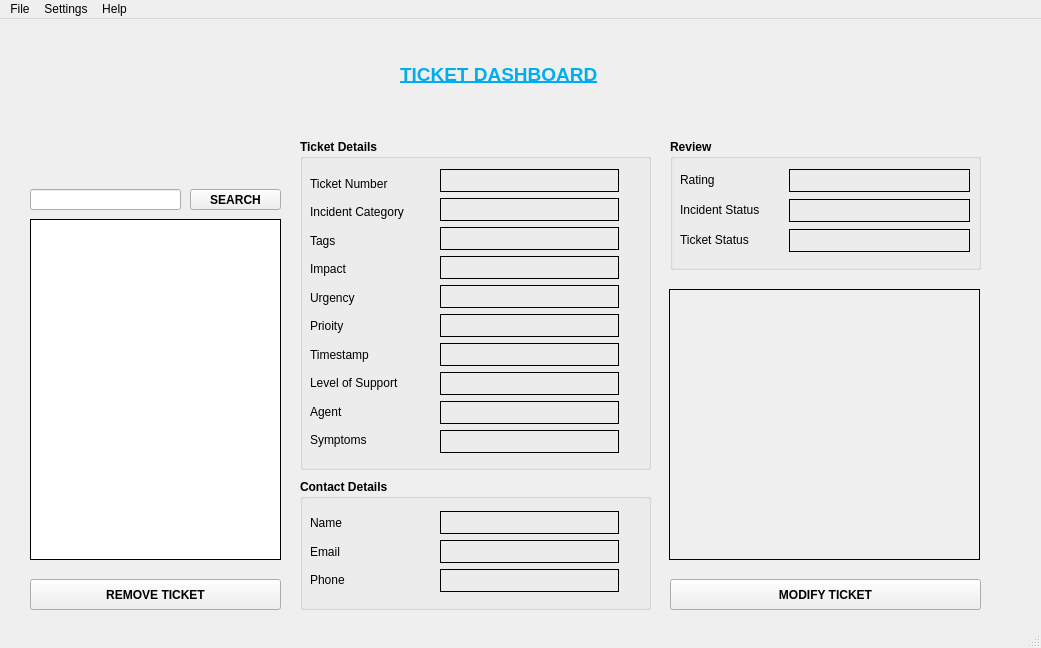
<?xml version="1.0" encoding="UTF-8"?>
<ui version="4.0">
 <class>MainWindow</class>
 <widget class="QMainWindow" name="MainWindow">
  <property name="geometry">
   <rect>
    <x>0</x>
    <y>0</y>
    <width>1041</width>
    <height>648</height>
   </rect>
  </property>
  <property name="windowTitle">
   <string>Ticket Dashboard</string>
  </property>
  <property name="windowIcon">
   <iconset resource="images.qrc">
    <normaloff>:/new/res/images/BitTicketLogo.png</normaloff>:/new/res/images/BitTicketLogo.png</iconset>
  </property>
  <widget class="QWidget" name="centralwidget">
   <widget class="QGroupBox" name="groupBox_3">
    <property name="geometry">
     <rect>
      <x>670</x>
      <y>120</y>
      <width>311</width>
      <height>131</height>
     </rect>
    </property>
    <property name="font">
     <font>
      <bold>true</bold>
     </font>
    </property>
    <property name="title">
     <string>Review</string>
    </property>
    <widget class="QLabel" name="lb_rating">
     <property name="geometry">
      <rect>
       <x>10</x>
       <y>30</y>
       <width>111</width>
       <height>21</height>
      </rect>
     </property>
     <property name="font">
      <font>
       <bold>false</bold>
      </font>
     </property>
     <property name="text">
      <string>Rating</string>
     </property>
    </widget>
    <widget class="QLabel" name="lb_display_rating">
     <property name="geometry">
      <rect>
       <x>119</x>
       <y>30</y>
       <width>181</width>
       <height>23</height>
      </rect>
     </property>
     <property name="font">
      <font>
       <bold>false</bold>
      </font>
     </property>
     <property name="frameShape">
      <enum>QFrame::Panel</enum>
     </property>
     <property name="frameShadow">
      <enum>QFrame::Plain</enum>
     </property>
     <property name="text">
      <string/>
     </property>
    </widget>
    <widget class="QLabel" name="lb_total_closed">
     <property name="geometry">
      <rect>
       <x>10</x>
       <y>60</y>
       <width>111</width>
       <height>22</height>
      </rect>
     </property>
     <property name="font">
      <font>
       <bold>false</bold>
      </font>
     </property>
     <property name="text">
      <string>Incident Status</string>
     </property>
    </widget>
    <widget class="QLabel" name="lb_total_solved">
     <property name="geometry">
      <rect>
       <x>10</x>
       <y>90</y>
       <width>111</width>
       <height>21</height>
      </rect>
     </property>
     <property name="font">
      <font>
       <bold>false</bold>
      </font>
     </property>
     <property name="text">
      <string>Ticket Status </string>
     </property>
    </widget>
    <widget class="QLabel" name="lb_display_Incstatus">
     <property name="geometry">
      <rect>
       <x>119</x>
       <y>60</y>
       <width>181</width>
       <height>23</height>
      </rect>
     </property>
     <property name="font">
      <font>
       <bold>false</bold>
      </font>
     </property>
     <property name="frameShape">
      <enum>QFrame::Panel</enum>
     </property>
     <property name="frameShadow">
      <enum>QFrame::Plain</enum>
     </property>
     <property name="text">
      <string/>
     </property>
    </widget>
    <widget class="QLabel" name="lb_display_Tickstatus">
     <property name="geometry">
      <rect>
       <x>119</x>
       <y>90</y>
       <width>181</width>
       <height>23</height>
      </rect>
     </property>
     <property name="font">
      <font>
       <bold>false</bold>
      </font>
     </property>
     <property name="frameShape">
      <enum>QFrame::Panel</enum>
     </property>
     <property name="frameShadow">
      <enum>QFrame::Plain</enum>
     </property>
     <property name="text">
      <string/>
     </property>
    </widget>
   </widget>
   <widget class="QPushButton" name="pb_remove">
    <property name="geometry">
     <rect>
      <x>30</x>
      <y>560</y>
      <width>251</width>
      <height>31</height>
     </rect>
    </property>
    <property name="font">
     <font>
      <bold>true</bold>
     </font>
    </property>
    <property name="text">
     <string>REMOVE TICKET</string>
    </property>
   </widget>
   <widget class="QLabel" name="label">
    <property name="geometry">
     <rect>
      <x>400</x>
      <y>40</y>
      <width>221</width>
      <height>30</height>
     </rect>
    </property>
    <property name="font">
     <font>
      <pointsize>14</pointsize>
      <bold>true</bold>
      <underline>true</underline>
      <strikeout>false</strikeout>
     </font>
    </property>
    <property name="autoFillBackground">
     <bool>false</bool>
    </property>
    <property name="styleSheet">
     <string notr="true">color: rgb(2, 173, 237);</string>
    </property>
    <property name="frameShape">
     <enum>QFrame::NoFrame</enum>
    </property>
    <property name="frameShadow">
     <enum>QFrame::Plain</enum>
    </property>
    <property name="text">
     <string>TICKET DASHBOARD</string>
    </property>
    <property name="textFormat">
     <enum>Qt::PlainText</enum>
    </property>
   </widget>
   <widget class="QListWidget" name="lst_tickets">
    <property name="geometry">
     <rect>
      <x>30</x>
      <y>200</y>
      <width>251</width>
      <height>341</height>
     </rect>
    </property>
    <property name="toolTip">
     <string>&lt;html&gt;&lt;head/&gt;&lt;body&gt;&lt;p&gt;List of Tickets&lt;/p&gt;&lt;/body&gt;&lt;/html&gt;</string>
    </property>
    <property name="frameShape">
     <enum>QFrame::Box</enum>
    </property>
    <property name="frameShadow">
     <enum>QFrame::Plain</enum>
    </property>
    <property name="lineWidth">
     <number>1</number>
    </property>
   </widget>
   <widget class="QPushButton" name="pb_modify">
    <property name="geometry">
     <rect>
      <x>670</x>
      <y>560</y>
      <width>311</width>
      <height>31</height>
     </rect>
    </property>
    <property name="font">
     <font>
      <bold>true</bold>
     </font>
    </property>
    <property name="text">
     <string>MODIFY TICKET</string>
    </property>
   </widget>
   <widget class="QGroupBox" name="groupBox">
    <property name="geometry">
     <rect>
      <x>300</x>
      <y>120</y>
      <width>351</width>
      <height>331</height>
     </rect>
    </property>
    <property name="font">
     <font>
      <bold>true</bold>
     </font>
    </property>
    <property name="title">
     <string>Ticket Details</string>
    </property>
    <property name="flat">
     <bool>false</bool>
    </property>
    <widget class="QLabel" name="label_14">
     <property name="geometry">
      <rect>
       <x>10</x>
       <y>290</y>
       <width>129</width>
       <height>22</height>
      </rect>
     </property>
     <property name="font">
      <font>
       <bold>false</bold>
      </font>
     </property>
     <property name="text">
      <string>Symptoms</string>
     </property>
    </widget>
    <widget class="QLabel" name="lb_level_support">
     <property name="geometry">
      <rect>
       <x>10</x>
       <y>233</y>
       <width>129</width>
       <height>22</height>
      </rect>
     </property>
     <property name="font">
      <font>
       <bold>false</bold>
      </font>
     </property>
     <property name="text">
      <string>Level of Support</string>
     </property>
    </widget>
    <widget class="QLabel" name="lb_ticket_num">
     <property name="geometry">
      <rect>
       <x>10</x>
       <y>33</y>
       <width>129</width>
       <height>23</height>
      </rect>
     </property>
     <property name="font">
      <font>
       <bold>false</bold>
      </font>
     </property>
     <property name="text">
      <string>Ticket Number</string>
     </property>
    </widget>
    <widget class="QLabel" name="lb_timestamp">
     <property name="geometry">
      <rect>
       <x>10</x>
       <y>204</y>
       <width>129</width>
       <height>23</height>
      </rect>
     </property>
     <property name="font">
      <font>
       <bold>false</bold>
      </font>
     </property>
     <property name="text">
      <string>Timestamp</string>
     </property>
    </widget>
    <widget class="QLabel" name="label_3">
     <property name="geometry">
      <rect>
       <x>10</x>
       <y>261</y>
       <width>129</width>
       <height>23</height>
      </rect>
     </property>
     <property name="font">
      <font>
       <bold>false</bold>
      </font>
     </property>
     <property name="text">
      <string>Agent</string>
     </property>
    </widget>
    <widget class="QLabel" name="lb_priority">
     <property name="geometry">
      <rect>
       <x>10</x>
       <y>176</y>
       <width>129</width>
       <height>22</height>
      </rect>
     </property>
     <property name="font">
      <font>
       <bold>false</bold>
      </font>
     </property>
     <property name="text">
      <string>Prioity</string>
     </property>
    </widget>
    <widget class="QLabel" name="lb_impact">
     <property name="geometry">
      <rect>
       <x>10</x>
       <y>119</y>
       <width>129</width>
       <height>22</height>
      </rect>
     </property>
     <property name="font">
      <font>
       <bold>false</bold>
      </font>
     </property>
     <property name="text">
      <string>Impact</string>
     </property>
    </widget>
    <widget class="QLabel" name="lb_urgency">
     <property name="geometry">
      <rect>
       <x>10</x>
       <y>147</y>
       <width>129</width>
       <height>23</height>
      </rect>
     </property>
     <property name="font">
      <font>
       <bold>false</bold>
      </font>
     </property>
     <property name="text">
      <string>Urgency</string>
     </property>
    </widget>
    <widget class="QLabel" name="lb_incident_cat">
     <property name="geometry">
      <rect>
       <x>10</x>
       <y>62</y>
       <width>129</width>
       <height>22</height>
      </rect>
     </property>
     <property name="font">
      <font>
       <bold>false</bold>
      </font>
     </property>
     <property name="text">
      <string>Incident Category</string>
     </property>
    </widget>
    <widget class="QLabel" name="lb_tags">
     <property name="geometry">
      <rect>
       <x>10</x>
       <y>90</y>
       <width>129</width>
       <height>23</height>
      </rect>
     </property>
     <property name="font">
      <font>
       <bold>false</bold>
      </font>
     </property>
     <property name="text">
      <string>Tags</string>
     </property>
    </widget>
    <widget class="QLabel" name="lb_display_ticketnum">
     <property name="geometry">
      <rect>
       <x>140</x>
       <y>30</y>
       <width>179</width>
       <height>23</height>
      </rect>
     </property>
     <property name="font">
      <font>
       <bold>false</bold>
      </font>
     </property>
     <property name="toolTip">
      <string>&lt;html&gt;&lt;head/&gt;&lt;body&gt;&lt;p&gt;Ticket Number&lt;/p&gt;&lt;/body&gt;&lt;/html&gt;</string>
     </property>
     <property name="frameShape">
      <enum>QFrame::Box</enum>
     </property>
     <property name="frameShadow">
      <enum>QFrame::Plain</enum>
     </property>
     <property name="lineWidth">
      <number>1</number>
     </property>
     <property name="midLineWidth">
      <number>3</number>
     </property>
     <property name="text">
      <string/>
     </property>
    </widget>
    <widget class="QLabel" name="lb_display_symptoms">
     <property name="geometry">
      <rect>
       <x>140</x>
       <y>291</y>
       <width>179</width>
       <height>23</height>
      </rect>
     </property>
     <property name="font">
      <font>
       <bold>false</bold>
      </font>
     </property>
     <property name="frameShape">
      <enum>QFrame::Box</enum>
     </property>
     <property name="frameShadow">
      <enum>QFrame::Plain</enum>
     </property>
     <property name="lineWidth">
      <number>1</number>
     </property>
     <property name="midLineWidth">
      <number>3</number>
     </property>
     <property name="text">
      <string/>
     </property>
    </widget>
    <widget class="QLabel" name="lb_display_Agent">
     <property name="geometry">
      <rect>
       <x>140</x>
       <y>262</y>
       <width>179</width>
       <height>23</height>
      </rect>
     </property>
     <property name="font">
      <font>
       <bold>false</bold>
      </font>
     </property>
     <property name="frameShape">
      <enum>QFrame::Box</enum>
     </property>
     <property name="frameShadow">
      <enum>QFrame::Plain</enum>
     </property>
     <property name="lineWidth">
      <number>1</number>
     </property>
     <property name="midLineWidth">
      <number>3</number>
     </property>
     <property name="text">
      <string/>
     </property>
    </widget>
    <widget class="QLabel" name="lb_display_timestamp">
     <property name="geometry">
      <rect>
       <x>140</x>
       <y>204</y>
       <width>179</width>
       <height>23</height>
      </rect>
     </property>
     <property name="font">
      <font>
       <bold>false</bold>
      </font>
     </property>
     <property name="frameShape">
      <enum>QFrame::Box</enum>
     </property>
     <property name="frameShadow">
      <enum>QFrame::Plain</enum>
     </property>
     <property name="lineWidth">
      <number>1</number>
     </property>
     <property name="midLineWidth">
      <number>3</number>
     </property>
     <property name="text">
      <string/>
     </property>
    </widget>
    <widget class="QLabel" name="lb_display_levelsupport">
     <property name="geometry">
      <rect>
       <x>140</x>
       <y>233</y>
       <width>179</width>
       <height>23</height>
      </rect>
     </property>
     <property name="font">
      <font>
       <bold>false</bold>
      </font>
     </property>
     <property name="frameShape">
      <enum>QFrame::Box</enum>
     </property>
     <property name="frameShadow">
      <enum>QFrame::Plain</enum>
     </property>
     <property name="lineWidth">
      <number>1</number>
     </property>
     <property name="midLineWidth">
      <number>3</number>
     </property>
     <property name="text">
      <string/>
     </property>
    </widget>
    <widget class="QLabel" name="lb_display_Incidentcat">
     <property name="geometry">
      <rect>
       <x>140</x>
       <y>59</y>
       <width>179</width>
       <height>23</height>
      </rect>
     </property>
     <property name="font">
      <font>
       <bold>false</bold>
      </font>
     </property>
     <property name="frameShape">
      <enum>QFrame::Box</enum>
     </property>
     <property name="frameShadow">
      <enum>QFrame::Plain</enum>
     </property>
     <property name="lineWidth">
      <number>1</number>
     </property>
     <property name="midLineWidth">
      <number>3</number>
     </property>
     <property name="text">
      <string/>
     </property>
    </widget>
    <widget class="QLabel" name="lb_display_impact">
     <property name="geometry">
      <rect>
       <x>140</x>
       <y>117</y>
       <width>179</width>
       <height>23</height>
      </rect>
     </property>
     <property name="font">
      <font>
       <bold>false</bold>
      </font>
     </property>
     <property name="frameShape">
      <enum>QFrame::Box</enum>
     </property>
     <property name="frameShadow">
      <enum>QFrame::Plain</enum>
     </property>
     <property name="lineWidth">
      <number>1</number>
     </property>
     <property name="midLineWidth">
      <number>3</number>
     </property>
     <property name="text">
      <string/>
     </property>
    </widget>
    <widget class="QLabel" name="lb_display_priority">
     <property name="geometry">
      <rect>
       <x>140</x>
       <y>175</y>
       <width>179</width>
       <height>23</height>
      </rect>
     </property>
     <property name="font">
      <font>
       <bold>false</bold>
      </font>
     </property>
     <property name="frameShape">
      <enum>QFrame::Box</enum>
     </property>
     <property name="frameShadow">
      <enum>QFrame::Plain</enum>
     </property>
     <property name="lineWidth">
      <number>1</number>
     </property>
     <property name="midLineWidth">
      <number>3</number>
     </property>
     <property name="text">
      <string/>
     </property>
    </widget>
    <widget class="QLabel" name="lb_display_tags">
     <property name="geometry">
      <rect>
       <x>140</x>
       <y>88</y>
       <width>179</width>
       <height>23</height>
      </rect>
     </property>
     <property name="font">
      <font>
       <bold>false</bold>
      </font>
     </property>
     <property name="frameShape">
      <enum>QFrame::Box</enum>
     </property>
     <property name="frameShadow">
      <enum>QFrame::Plain</enum>
     </property>
     <property name="lineWidth">
      <number>1</number>
     </property>
     <property name="midLineWidth">
      <number>3</number>
     </property>
     <property name="text">
      <string/>
     </property>
    </widget>
    <widget class="QLabel" name="lb_display_urgency">
     <property name="geometry">
      <rect>
       <x>140</x>
       <y>146</y>
       <width>179</width>
       <height>23</height>
      </rect>
     </property>
     <property name="font">
      <font>
       <bold>false</bold>
      </font>
     </property>
     <property name="frameShape">
      <enum>QFrame::Box</enum>
     </property>
     <property name="frameShadow">
      <enum>QFrame::Plain</enum>
     </property>
     <property name="lineWidth">
      <number>1</number>
     </property>
     <property name="midLineWidth">
      <number>3</number>
     </property>
     <property name="text">
      <string/>
     </property>
    </widget>
   </widget>
   <widget class="QGroupBox" name="groupBox_2">
    <property name="geometry">
     <rect>
      <x>300</x>
      <y>460</y>
      <width>351</width>
      <height>131</height>
     </rect>
    </property>
    <property name="font">
     <font>
      <bold>true</bold>
     </font>
    </property>
    <property name="title">
     <string>Contact Details</string>
    </property>
    <widget class="QLabel" name="lb_display_phone">
     <property name="geometry">
      <rect>
       <x>140</x>
       <y>90</y>
       <width>179</width>
       <height>23</height>
      </rect>
     </property>
     <property name="font">
      <font>
       <bold>false</bold>
      </font>
     </property>
     <property name="frameShape">
      <enum>QFrame::Box</enum>
     </property>
     <property name="frameShadow">
      <enum>QFrame::Plain</enum>
     </property>
     <property name="lineWidth">
      <number>1</number>
     </property>
     <property name="midLineWidth">
      <number>3</number>
     </property>
     <property name="text">
      <string/>
     </property>
    </widget>
    <widget class="QLabel" name="lb_display_email">
     <property name="geometry">
      <rect>
       <x>140</x>
       <y>61</y>
       <width>179</width>
       <height>23</height>
      </rect>
     </property>
     <property name="font">
      <font>
       <bold>false</bold>
      </font>
     </property>
     <property name="frameShape">
      <enum>QFrame::Box</enum>
     </property>
     <property name="frameShadow">
      <enum>QFrame::Plain</enum>
     </property>
     <property name="lineWidth">
      <number>1</number>
     </property>
     <property name="midLineWidth">
      <number>3</number>
     </property>
     <property name="text">
      <string/>
     </property>
    </widget>
    <widget class="QLabel" name="lb_display_name">
     <property name="geometry">
      <rect>
       <x>140</x>
       <y>32</y>
       <width>179</width>
       <height>23</height>
      </rect>
     </property>
     <property name="font">
      <font>
       <bold>false</bold>
      </font>
     </property>
     <property name="frameShape">
      <enum>QFrame::Box</enum>
     </property>
     <property name="frameShadow">
      <enum>QFrame::Plain</enum>
     </property>
     <property name="lineWidth">
      <number>1</number>
     </property>
     <property name="midLineWidth">
      <number>3</number>
     </property>
     <property name="text">
      <string/>
     </property>
    </widget>
    <widget class="QLabel" name="lb_phone">
     <property name="geometry">
      <rect>
       <x>10</x>
       <y>90</y>
       <width>59</width>
       <height>22</height>
      </rect>
     </property>
     <property name="font">
      <font>
       <bold>false</bold>
      </font>
     </property>
     <property name="text">
      <string>Phone</string>
     </property>
    </widget>
    <widget class="QLabel" name="lb_email">
     <property name="geometry">
      <rect>
       <x>10</x>
       <y>61</y>
       <width>59</width>
       <height>23</height>
      </rect>
     </property>
     <property name="font">
      <font>
       <bold>false</bold>
      </font>
     </property>
     <property name="text">
      <string>Email</string>
     </property>
    </widget>
    <widget class="QLabel" name="lb_name">
     <property name="geometry">
      <rect>
       <x>10</x>
       <y>33</y>
       <width>59</width>
       <height>22</height>
      </rect>
     </property>
     <property name="font">
      <font>
       <bold>false</bold>
      </font>
     </property>
     <property name="text">
      <string>Name</string>
     </property>
    </widget>
   </widget>
   <widget class="QLabel" name="label_2">
    <property name="geometry">
     <rect>
      <x>40</x>
      <y>10</y>
      <width>231</width>
      <height>141</height>
     </rect>
    </property>
    <property name="font">
     <font>
      <pointsize>14</pointsize>
      <bold>true</bold>
     </font>
    </property>
    <property name="styleSheet">
     <string notr="true">image: url(:/new/res/images/BitTicketLogo.png);</string>
    </property>
    <property name="text">
     <string/>
    </property>
   </widget>
   <widget class="QLineEdit" name="lineEdit">
    <property name="geometry">
     <rect>
      <x>30</x>
      <y>170</y>
      <width>151</width>
      <height>21</height>
     </rect>
    </property>
    <property name="frame">
     <bool>true</bool>
    </property>
   </widget>
   <widget class="QPushButton" name="pushButton">
    <property name="geometry">
     <rect>
      <x>190</x>
      <y>170</y>
      <width>91</width>
      <height>21</height>
     </rect>
    </property>
    <property name="font">
     <font>
      <bold>true</bold>
     </font>
    </property>
    <property name="text">
     <string>SEARCH</string>
    </property>
   </widget>
   <widget class="QLabel" name="lblImage">
    <property name="geometry">
     <rect>
      <x>669</x>
      <y>270</y>
      <width>311</width>
      <height>271</height>
     </rect>
    </property>
    <property name="frameShape">
     <enum>QFrame::Panel</enum>
    </property>
    <property name="text">
     <string/>
    </property>
   </widget>
  </widget>
  <widget class="QMenuBar" name="menubar">
   <property name="geometry">
    <rect>
     <x>0</x>
     <y>0</y>
     <width>1041</width>
     <height>22</height>
    </rect>
   </property>
   <widget class="QMenu" name="menuFile">
    <property name="title">
     <string>File</string>
    </property>
    <addaction name="actionNew"/>
    <addaction name="actionLoad"/>
    <addaction name="actionSave"/>
    <addaction name="actionModify_Ticket"/>
    <addaction name="actionExit"/>
   </widget>
   <widget class="QMenu" name="menuSettings">
    <property name="title">
     <string>Settings</string>
    </property>
    <widget class="QMenu" name="menuThemes">
     <property name="title">
      <string>Themes</string>
     </property>
     <addaction name="actionSpyBot"/>
     <addaction name="actionGravira"/>
    </widget>
    <addaction name="menuThemes"/>
   </widget>
   <widget class="QMenu" name="menuHelp">
    <property name="title">
     <string>Help</string>
    </property>
    <addaction name="actionAbout"/>
    <addaction name="actionAbout_Qt"/>
   </widget>
   <addaction name="menuFile"/>
   <addaction name="menuSettings"/>
   <addaction name="menuHelp"/>
  </widget>
  <widget class="QStatusBar" name="statusbar"/>
  <action name="actionNew">
   <property name="text">
    <string>New Ticket</string>
   </property>
  </action>
  <action name="actionLoad">
   <property name="text">
    <string>Load Tickets</string>
   </property>
  </action>
  <action name="actionSave">
   <property name="text">
    <string>Save Tickets</string>
   </property>
  </action>
  <action name="actionExit">
   <property name="text">
    <string>Exit</string>
   </property>
  </action>
  <action name="actionModify_Ticket">
   <property name="text">
    <string>Modify Ticket</string>
   </property>
  </action>
  <action name="actionSpyBot">
   <property name="text">
    <string>Darkmode</string>
   </property>
  </action>
  <action name="actionGravira">
   <property name="text">
    <string>Lightmode</string>
   </property>
  </action>
  <action name="actionAbout">
   <property name="text">
    <string>About</string>
   </property>
  </action>
  <action name="actionAbout_Qt">
   <property name="text">
    <string>About Qt</string>
   </property>
  </action>
 </widget>
 <tabstops>
  <tabstop>lst_tickets</tabstop>
  <tabstop>pb_remove</tabstop>
  <tabstop>pb_modify</tabstop>
 </tabstops>
 <resources>
  <include location="images.qrc"/>
 </resources>
 <connections/>
</ui>
